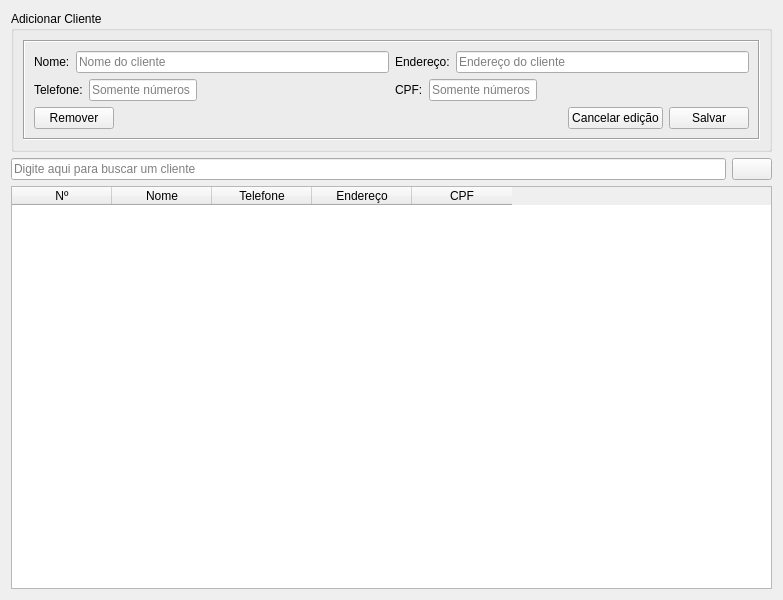
<?xml version="1.0" encoding="UTF-8"?>
<ui version="4.0">
 <class>Form</class>
 <widget class="QWidget" name="Form">
  <property name="geometry">
   <rect>
    <x>0</x>
    <y>0</y>
    <width>783</width>
    <height>600</height>
   </rect>
  </property>
  <property name="windowTitle">
   <string>Form</string>
  </property>
  <layout class="QVBoxLayout" name="verticalLayout_5">
   <item>
    <widget class="QGroupBox" name="groupBox">
     <property name="title">
      <string>Adicionar Cliente</string>
     </property>
     <layout class="QVBoxLayout" name="verticalLayout_4">
      <item>
       <widget class="QFrame" name="frame">
        <property name="frameShape">
         <enum>QFrame::Box</enum>
        </property>
        <property name="frameShadow">
         <enum>QFrame::Sunken</enum>
        </property>
        <layout class="QVBoxLayout" name="verticalLayout_3">
         <item>
          <layout class="QHBoxLayout" name="horizontalLayout_6">
           <item>
            <layout class="QVBoxLayout" name="verticalLayout">
             <item>
              <layout class="QHBoxLayout" name="horizontalLayout_4">
               <item>
                <widget class="QLabel" name="label">
                 <property name="text">
                  <string>Nome:</string>
                 </property>
                </widget>
               </item>
               <item>
                <widget class="QLineEdit" name="nome">
                 <property name="placeholderText">
                  <string>Nome do cliente</string>
                 </property>
                </widget>
               </item>
              </layout>
             </item>
             <item>
              <layout class="QHBoxLayout" name="horizontalLayout">
               <item>
                <widget class="QLabel" name="label_2">
                 <property name="text">
                  <string>Telefone:</string>
                 </property>
                </widget>
               </item>
               <item>
                <widget class="QLineEdit" name="telefone">
                 <property name="sizePolicy">
                  <sizepolicy hsizetype="Fixed" vsizetype="Fixed">
                   <horstretch>0</horstretch>
                   <verstretch>0</verstretch>
                  </sizepolicy>
                 </property>
                 <property name="text">
                  <string/>
                 </property>
                 <property name="alignment">
                  <set>Qt::AlignLeading|Qt::AlignLeft|Qt::AlignVCenter</set>
                 </property>
                 <property name="dragEnabled">
                  <bool>false</bool>
                 </property>
                 <property name="placeholderText">
                  <string>Somente números</string>
                 </property>
                 <property name="cursorMoveStyle">
                  <enum>Qt::LogicalMoveStyle</enum>
                 </property>
                 <property name="clearButtonEnabled">
                  <bool>false</bool>
                 </property>
                </widget>
               </item>
               <item>
                <spacer name="horizontalSpacer_2">
                 <property name="orientation">
                  <enum>Qt::Horizontal</enum>
                 </property>
                 <property name="sizeHint" stdset="0">
                  <size>
                   <width>40</width>
                   <height>20</height>
                  </size>
                 </property>
                </spacer>
               </item>
              </layout>
             </item>
            </layout>
           </item>
           <item>
            <layout class="QVBoxLayout" name="verticalLayout_2">
             <item>
              <layout class="QHBoxLayout" name="horizontalLayout_3">
               <item>
                <widget class="QLabel" name="label_3">
                 <property name="text">
                  <string>Endereço:</string>
                 </property>
                </widget>
               </item>
               <item>
                <widget class="QLineEdit" name="endereco">
                 <property name="placeholderText">
                  <string>Endereço do cliente</string>
                 </property>
                </widget>
               </item>
              </layout>
             </item>
             <item>
              <layout class="QHBoxLayout" name="horizontalLayout_2">
               <item>
                <widget class="QLabel" name="label_4">
                 <property name="text">
                  <string>CPF:</string>
                 </property>
                </widget>
               </item>
               <item>
                <widget class="QLineEdit" name="cpf">
                 <property name="sizePolicy">
                  <sizepolicy hsizetype="Fixed" vsizetype="Fixed">
                   <horstretch>0</horstretch>
                   <verstretch>0</verstretch>
                  </sizepolicy>
                 </property>
                 <property name="placeholderText">
                  <string>Somente números</string>
                 </property>
                </widget>
               </item>
               <item>
                <spacer name="horizontalSpacer_3">
                 <property name="orientation">
                  <enum>Qt::Horizontal</enum>
                 </property>
                 <property name="sizeHint" stdset="0">
                  <size>
                   <width>40</width>
                   <height>20</height>
                  </size>
                 </property>
                </spacer>
               </item>
              </layout>
             </item>
            </layout>
           </item>
          </layout>
         </item>
         <item>
          <layout class="QHBoxLayout" name="horizontalLayout_5">
           <item>
            <widget class="QPushButton" name="remover_btn">
             <property name="cursor">
              <cursorShape>PointingHandCursor</cursorShape>
             </property>
             <property name="text">
              <string>Remover</string>
             </property>
            </widget>
           </item>
           <item>
            <spacer name="horizontalSpacer">
             <property name="orientation">
              <enum>Qt::Horizontal</enum>
             </property>
             <property name="sizeHint" stdset="0">
              <size>
               <width>40</width>
               <height>20</height>
              </size>
             </property>
            </spacer>
           </item>
           <item>
            <widget class="QPushButton" name="cancel_edit_btn">
             <property name="cursor">
              <cursorShape>PointingHandCursor</cursorShape>
             </property>
             <property name="text">
              <string>Cancelar edição</string>
             </property>
            </widget>
           </item>
           <item>
            <widget class="QPushButton" name="salvar_btn">
             <property name="cursor">
              <cursorShape>PointingHandCursor</cursorShape>
             </property>
             <property name="text">
              <string>Salvar</string>
             </property>
            </widget>
           </item>
          </layout>
         </item>
        </layout>
       </widget>
      </item>
     </layout>
    </widget>
   </item>
   <item>
    <layout class="QHBoxLayout" name="horizontalLayout_7">
     <item>
      <widget class="QLineEdit" name="pesquisa">
       <property name="placeholderText">
        <string>Digite aqui para buscar um cliente</string>
       </property>
      </widget>
     </item>
     <item>
      <widget class="QPushButton" name="lupa">
       <property name="cursor">
        <cursorShape>PointingHandCursor</cursorShape>
       </property>
       <property name="toolTip">
        <string>Pesquisar</string>
       </property>
       <property name="text">
        <string/>
       </property>
       <property name="icon">
        <iconset>
         <normaloff>../assets/icons/lupa.png</normaloff>../assets/icons/lupa.png</iconset>
       </property>
      </widget>
     </item>
    </layout>
   </item>
   <item>
    <widget class="QTableWidget" name="painel_clientes">
     <property name="autoFillBackground">
      <bool>false</bool>
     </property>
     <property name="editTriggers">
      <set>QAbstractItemView::NoEditTriggers</set>
     </property>
     <column>
      <property name="text">
       <string>Nº</string>
      </property>
     </column>
     <column>
      <property name="text">
       <string>Nome</string>
      </property>
     </column>
     <column>
      <property name="text">
       <string>Telefone</string>
      </property>
     </column>
     <column>
      <property name="text">
       <string>Endereço</string>
      </property>
     </column>
     <column>
      <property name="text">
       <string>CPF</string>
      </property>
     </column>
    </widget>
   </item>
  </layout>
 </widget>
 <resources/>
 <connections/>
</ui>
